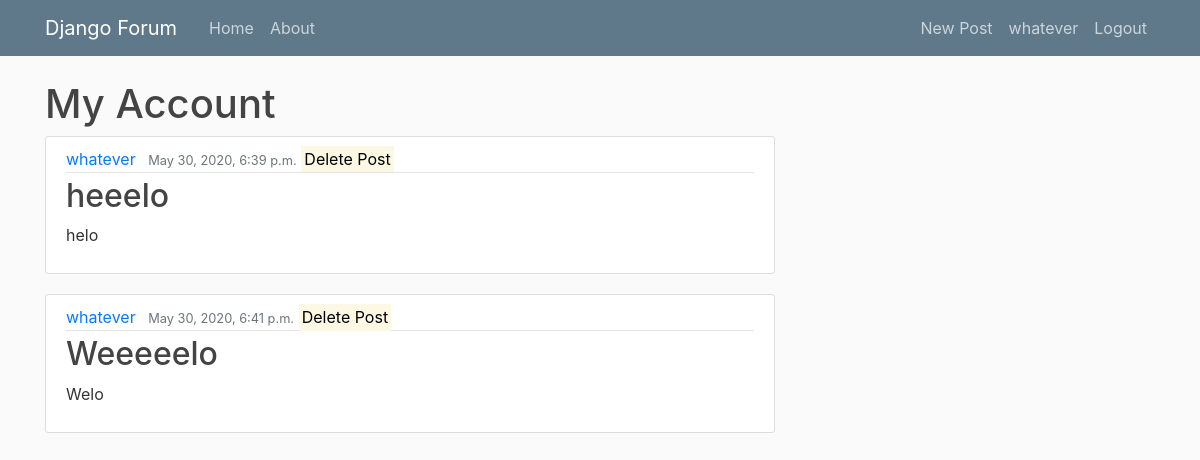
/account/ (signed in), run on the app's committed database.
### forums/models.py (models this page shows, shortened)
class Post(models.Model):
    title = models.CharField(max_length=70)
    content = models.CharField(max_length=280)
    image = models.ImageField(upload_to='images/', blank=True)
    date_posted = models.DateTimeField(default=timezone.now)
    author = models.ForeignKey(User, on_delete=models.CASCADE, related_name = 'posts')

### forums/views.py (the view)
# urls.py: path("account/", views.account, name="account"),
@login_required()
def account(request):
	context = {
		'posts': Post.objects.filter(author=request.user)
	}
	return render(request, 'forums/account.html', context= context)

### forums/templates/forums/account.html (shortened to what this page needs)
{% extends "forums/base.html" %}
{% block content %}
	{% if user.is_authenticated %}
		<h1> My Account </h1>
		{% for post in posts %}
			<article class="media content-section">
			  <div class="media-body">
			    <div class="article-metadata">
			      <a class="mr-2" href="{% url 'forums:user_posts' post.author.username %}">{{ post.author }}</a>
			      <small class="text-muted">{{ post.date_posted }}</small>
			      <a href="{% url 'forums:delete_post' post.pk %}" >
			      	<mark style="text-align:right;"> Delete Post</mark>
			      </a>
			    </div>
			    <h2><a class="article-title" href="#">{{ post.title }}</a></h2>
			    <p class="article-content">{{ post.content }}</p>
			  </div>
			</article>
		{% endfor%}
	{% endif %}
{% endblock content %}

### forums/templates/forums/base.html (shortened to what this page needs)
{% load static %}
<!DOCTYPE html>
<html lang="en">
<head>
    <link rel="stylesheet" href="https://stackpath.bootstrapcdn.com/bootstrap/4.3.1/css/bootstrap.min.css">
    <link rel="stylesheet" type = "text/css" href="{% static 'forums/main.css' %}">
</head>
<body>
	<header class="site-header">
	  <nav class="navbar navbar-expand-md navbar-dark bg-steel fixed-top">
	    <div class="container">
	      <a class="navbar-brand mr-4" href="{% url 'forums:home' %}">Django Forum</a>
	      <div class="collapse navbar-collapse" id="navbarToggle">
	        <div class="navbar-nav mr-auto">
	          <a class="nav-item nav-link" href="{% url 'forums:home' %}">Home</a>
	          <a class="nav-item nav-link" href="{% url 'forums:about' %}">About</a>
	        </div>
	        <div class="navbar-nav">
	        	{% if user.is_authenticated %}
	        	  <a class="nav-item nav-link" href="{% url 'forums:create_post' %}">New Post</a>
		          <a class="nav-item nav-link" href="{% url 'forums:account' %}">{{ user.get_username }}</a>
		          <a class="nav-item nav-link" href="{% url 'forums:logout' %}">Logout</a>
		        {% else %}
		          <a class="nav-item nav-link" href="{% url 'forums:login' %}">Login</a>
		          <a class="nav-item nav-link" href="{% url 'forums:register' %}">Register</a>
		        {% endif %}
	        </div>
	      </div>
	    </div>
	  </nav>
	</header>
	<main role="main" class="container">
	  <div class="row">
	    <div class="col-md-8">
	    	{% block content %}{% endblock %}
	    </div>
	  </div>
	</main>
</body>
</html>

### forums/static/forums/main.css (style rules this page uses)
body { background: #fafafa; color: #333333; margin-top: 5rem; }
h1, h2, h3, h4, h5, h6 { color: #444444; }
.bg-steel { background-color: #5f788a; }
.site-header .navbar-nav .nav-link { color: #cbd5db; }
.content-section { background: #ffffff; padding: 10px 20px; border: 1px solid #dddddd; border-radius: 3px; margin-bottom: 20px; }
.article-title { color: #444444; }
.article-content { white-space: pre-line; }
.article-metadata { padding-bottom: 1px; margin-bottom: 4px; border-bottom: 1px solid #e3e3e3 }

### data on the page
Post: author "whatever", date_posted "May 30, 2020, 6:39 p.m.", title "heeelo", content "helo"
Post: author "whatever", date_posted "May 30, 2020, 6:41 p.m.", title "Weeeeelo", content "Welo"

### other printed values
{{ user.get_username }} "whatever"
